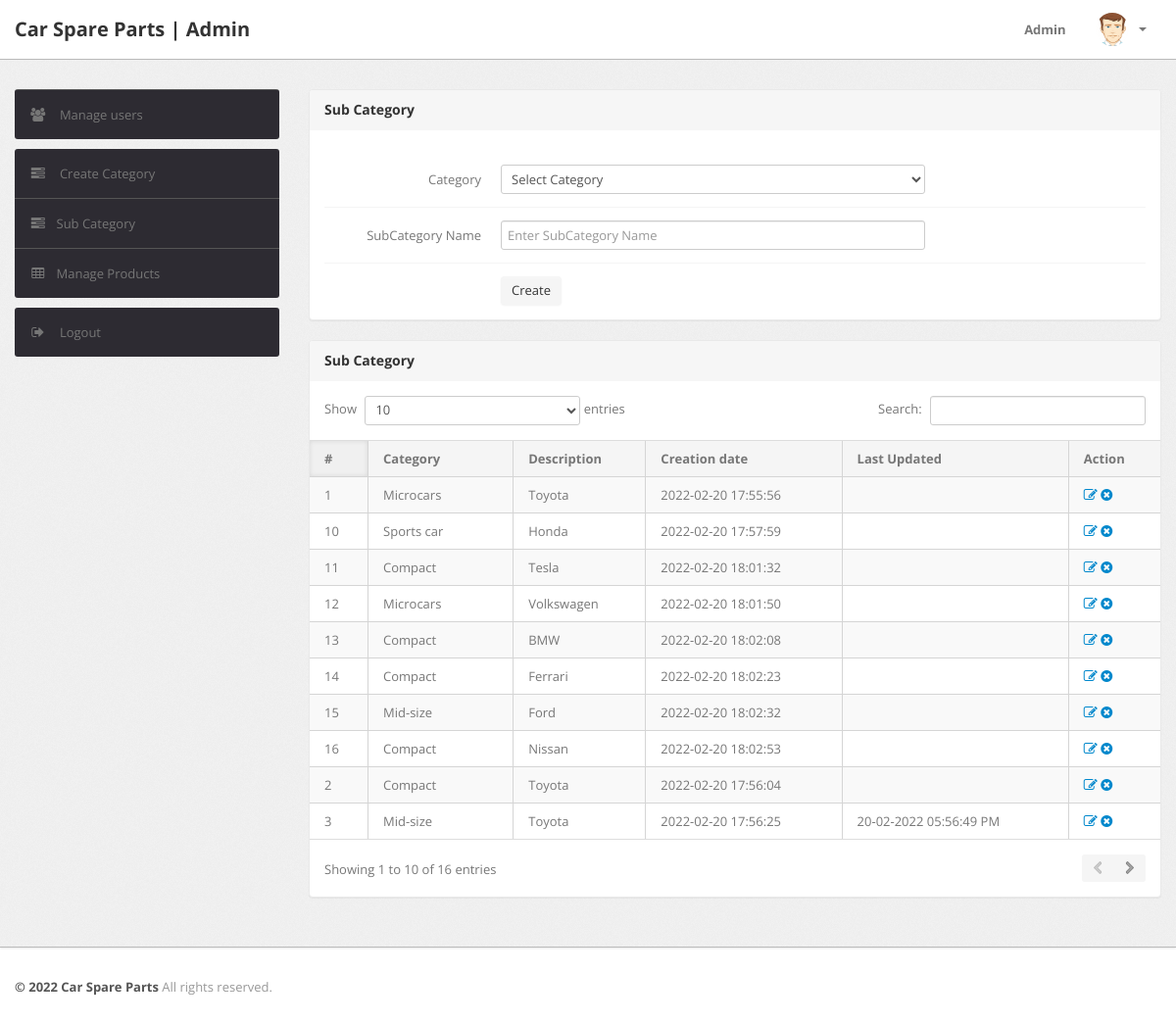
Page /admin/subcategory.php (signed in) on the committed database.
### tables this page shows
CREATE TABLE `subcategory` (
  `id` int(11) NOT NULL,
  `categoryid` int(11) DEFAULT NULL,
  `subcategory` varchar(255) DEFAULT NULL,
  `creationDate` timestamp NULL DEFAULT CURRENT_TIMESTAMP,
  `updationDate` varchar(255) DEFAULT NULL
);

CREATE TABLE `category` (
  `id` int(11) NOT NULL,
  `categoryName` varchar(255) DEFAULT NULL,
  `categoryDescription` longtext,
  `creationDate` timestamp NOT NULL DEFAULT CURRENT_TIMESTAMP,
  `updationDate` varchar(255) DEFAULT NULL
);

### admin/subcategory.php (the view, shortened to what this page needs)
<?php
include '../includes/config.php';
if (strlen($_SESSION['alogin']) == 0) {
    header('location:index.php');
} else {
    ?>
<!DOCTYPE html>
<html lang="en">
<head>
    <?php include 'include/header-files.php';?>
</head>
<body>
    <?php include 'include/header.php';?>
    <div class="wrapper">
        <div class="container">
            <div class="row">
                <?php include 'include/sidebar.php';?>
                <div class="span9">
                    <div class="content">
                        <div class="module">
                            <div class="module-head">
                                <h3>Sub Category</h3>
                            </div>
                            <div class="module-body">
                                <br />
                                <form class="form-horizontal row-fluid" name="subcategory" method="post">
                                    <div class="control-group">
                                        <label class="control-label" for="basicinput">Category</label>
                                        <div class="controls">
                                            <select name="category" class="span8 tip" required>
                                                <option value="">Select Category</option>
                                            </select>
                                        </div>
                                    </div>
                                    <div class="control-group">
                                        <label class="control-label" for="basicinput">SubCategory Name</label>
                                        <div class="controls">
                                            <input type="text" placeholder="Enter SubCategory Name" name="subcategory"
                                                class="span8 tip" required>
                                        </div>
                                    </div>
                                    <div class="control-group">
                                        <div class="controls">
                                            <button type="submit" name="submit" class="btn">Create</button>
                                        </div>
                                    </div>
                                </form>
                            </div>
                        </div>
                        <div class="module">
                            <div class="module-head">
                                <h3>Sub Category</h3>
                            </div>
                            <div class="module-body table">
                                <table cellpadding="0" cellspacing="0" border="0"
                                    class="datatable-1 table table-bordered table-striped	 display" width="100%">
                                    <thead>
                                        <tr>
                                            <th>#</th>
                                            <th>Category</th>
                                            <th>Description</th>
                                            <th>Creation date</th>
                                            <th>Last Updated</th>
                                            <th>Action</th>
                                        </tr>
                                    </thead>
                                    <tbody>
                                        <?php $query = mysqli_query($con, "select subcategory.id,category.categoryName,subcategory.subcategory,subcategory.creationDate,subcategory.updationDate from subcategory join category on category.id=subcategory.categoryid");
    $cnt = 1;
    while ($row = mysqli_fetch_array($query)) {
        ?>
                                        <tr>
                                            <td><?php echo htmlentities($cnt); ?></td>
                                            <td><?php echo htmlentities($row['categoryName']); ?></td>
                                            <td><?php echo htmlentities($row['subcategory']); ?></td>
                                            <td> <?php echo htmlentities($row['creationDate']); ?></td>
                                            <td><?php echo htmlentities($row['updationDate']); ?></td>
                                            <td>
                                                <a href="edit-subcategory.php?id=<?php echo $row['id'] ?>"><i
                                                        class="icon-edit"></i></a>
                                                <a href="subcategory.php?id=<?php echo $row['id'] ?>&del=delete"
                                                    onClick="return confirm('Are you sure you want to delete?')"><i
                                                        class="icon-remove-sign"></i></a>
                                            </td>
                                        </tr>
                                        <?php $cnt = $cnt + 1;}?>
                                </table>
                            </div>
                        </div>
                    </div>
                </div>
            </div>
        </div>
    </div>
    <?php include 'include/footer.php';?>
</body>
<?php }?>

### rows in the picture
subcategory: categoryid.categoryName "Microcars", subcategory "Toyota", creationDate "2022-02-20 17:55:56"
subcategory: categoryid.categoryName "Compact", subcategory "Toyota", creationDate "2022-02-20 17:56:04"
subcategory: categoryid.categoryName "Mid-size", subcategory "Toyota", creationDate "2022-02-20 17:56:25", updationDate "20-02-2022 05:56:49 PM"
subcategory: categoryid.categoryName "Sports car", subcategory "Honda", creationDate "2022-02-20 17:57:59"
subcategory: categoryid.categoryName "Compact", subcategory "Tesla", creationDate "2022-02-20 18:01:32"
subcategory: categoryid.categoryName "Microcars", subcategory "Volkswagen", creationDate "2022-02-20 18:01:50"
subcategory: categoryid.categoryName "Compact", subcategory "BMW", creationDate "2022-02-20 18:02:08"
subcategory: categoryid.categoryName "Compact", subcategory "Ferrari", creationDate "2022-02-20 18:02:23"
subcategory: categoryid.categoryName "Mid-size", subcategory "Ford", creationDate "2022-02-20 18:02:32"
subcategory: categoryid.categoryName "Compact", subcategory "Nissan", creationDate "2022-02-20 18:02:53"
